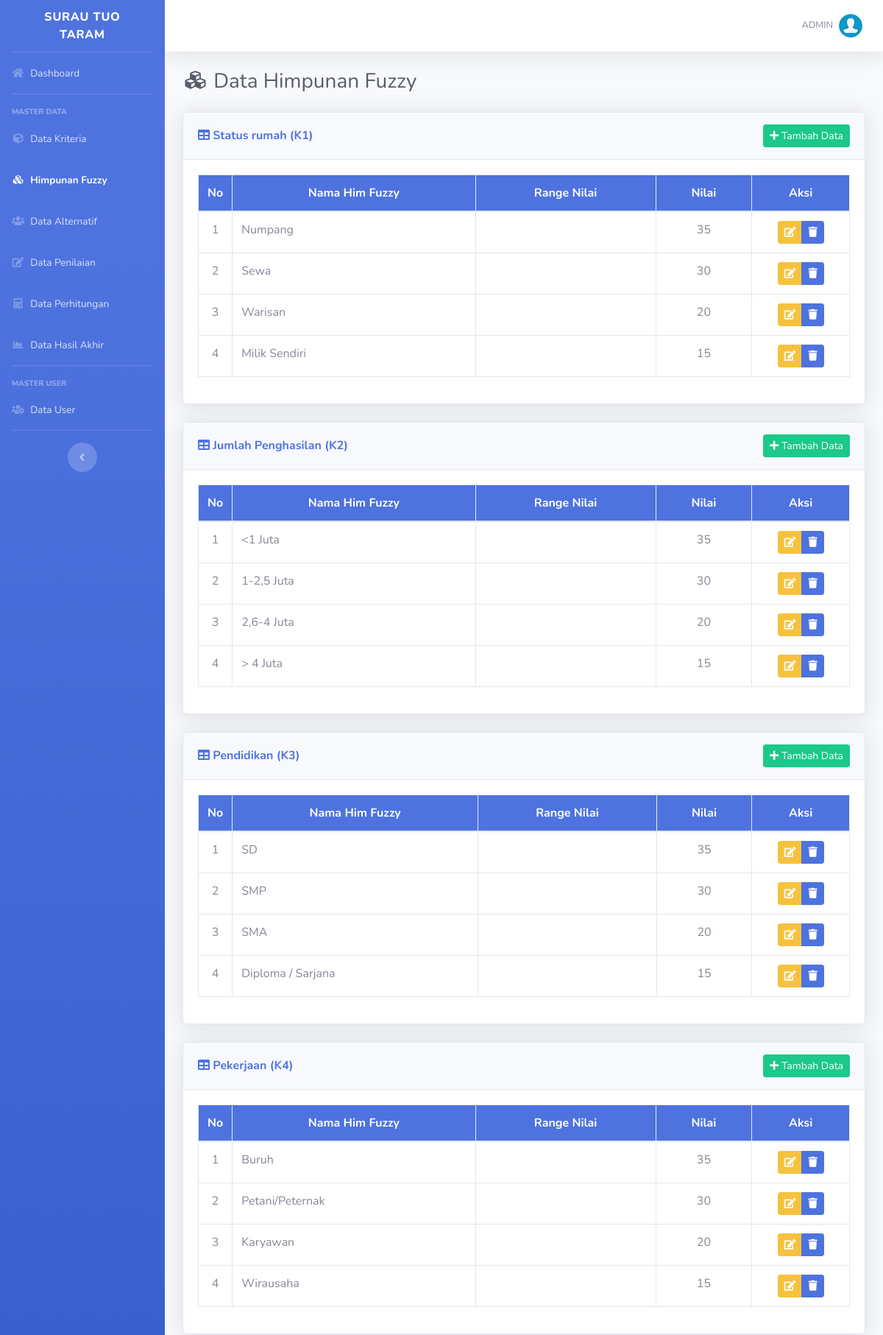
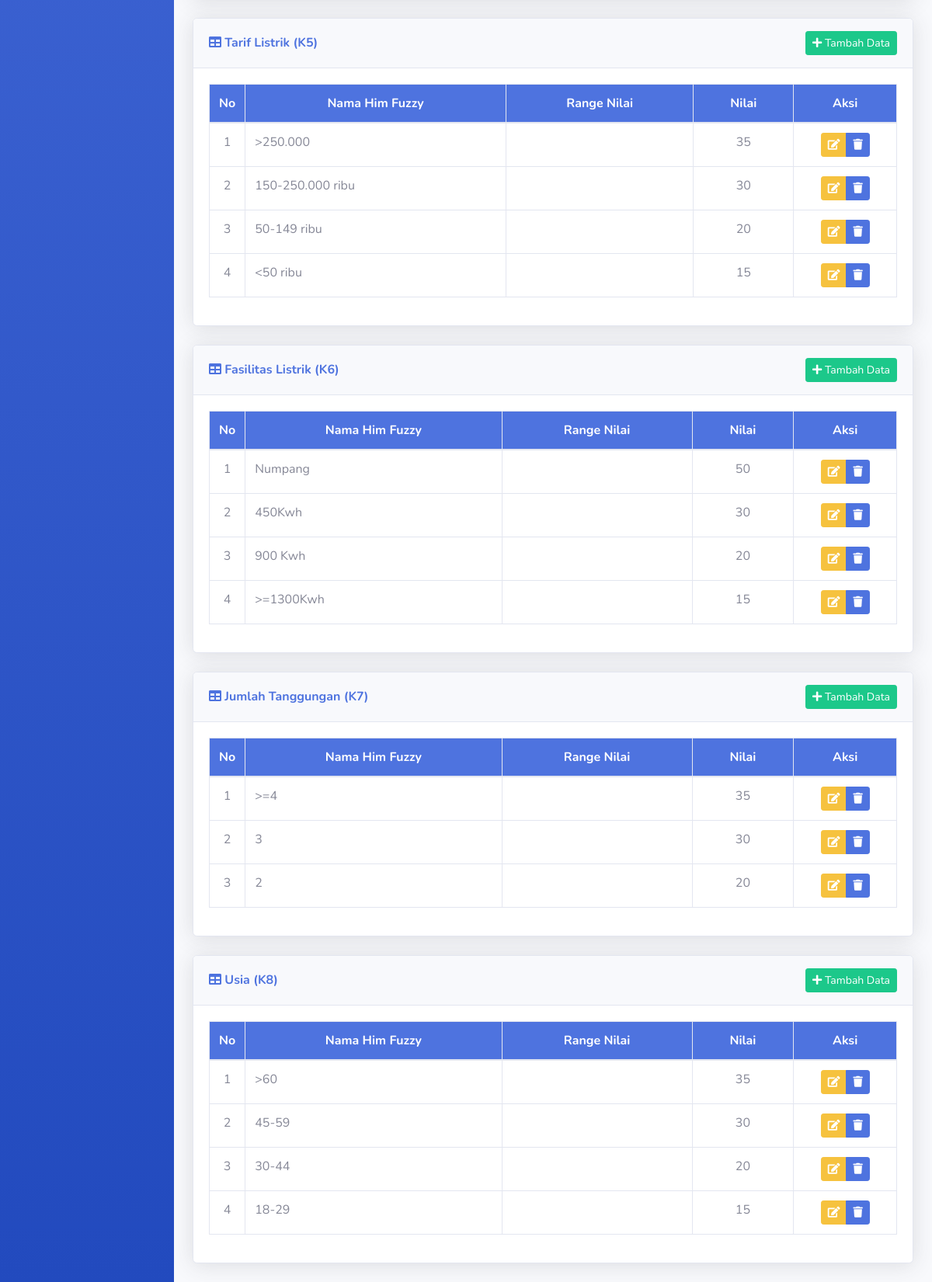
Screenshot of /bilal/list-him-fuzzy-bl.php (signed in) with the database file from the repository (2 pictures, top to bottom).
### tables this page shows
CREATE TABLE `kriteria` (
  `id_kriteria` int(11) NOT NULL,
  `kode_kriteria` varchar(10) NOT NULL,
  `nama` varchar(50) NOT NULL,
  `type` enum('Benefit','Cost') NOT NULL,
  `bobot` float NOT NULL,
  `ada_pilihan` tinyint(1) DEFAULT NULL
);

CREATE TABLE `sub_kriteria` (
  `id_sub_kriteria` int(11) NOT NULL,
  `id_kriteria` int(11) NOT NULL,
  `nama` varchar(50) NOT NULL,
  `nilai` float NOT NULL
);

### bilal/includes/functions.php (called while the page is built, shortened)
<?php
function get_role() {
	if(isset($_SESSION['user_id']) && isset($_SESSION['role'])) {
		if($_SESSION['role'] == '1') {
			return 'admin';
		} else {
			return 'user';
		}
	} else {
		return false;
	}
}
?>

### bilal/list-him-fuzzy-bl.php (the view, shortened to what this page needs)
<?php
require_once('includes/init.php');
$page = "Sub Kriteria";
require_once('template/header.php');
?>
<div class="d-sm-flex align-items-center justify-content-between mb-4">
	<h1 class="h3 mb-0 text-gray-800"><i class="fas fa-fw fa-cubes"></i> Data Himpunan Fuzzy</h1>
</div>
<?php
$query = mysqli_query($koneksi, "SELECT * FROM kriteria WHERE ada_pilihan='1' ORDER BY kode_kriteria ASC");
$cek = mysqli_num_rows($query);
if ($cek <= 0) {
?>
	<div class="card shadow mb-4">
		<div class="card-header py-3">
			<h6 class="m-0 font-weight-bold text-primary"><i class="fa fa-table"></i> Daftar Data Himpunan Fuzzy</h6>
		</div>
		<div class="card-body">
			<div class="alert alert-info">
				Cara penilaian pada kriteria berjenis input langsung semua.
			</div>
		</div>
	</div>
	<?php
} else {
	while ($data = mysqli_fetch_array($query)) {
	?>
		<div class="card shadow mb-4">
			<div class="card-header py-3">
				<div class="d-sm-flex align-items-center justify-content-between">
					<h6 class="m-0 font-weight-bold text-primary"><i class="fa fa-table"></i> <?= $data['nama'] . " (" . $data['kode_kriteria'] . ")" ?></h6>
					<a href="#tambah<?= $data['id_kriteria']; ?>" data-toggle="modal" class="btn btn-sm btn-success"> <i class="fa fa-plus"></i> Tambah Data </a>
				</div>
			</div>
			<div class="card-body">
				<div class="table-responsive">
					<table class="table table-bordered" width="100%" cellspacing="0">
						<thead class="bg-primary text-white">
							<tr align="center">
								<th width="5%">No</th>
								<th>Nama Him Fuzzy</th>
								<th>Range Nilai</th>
								<th>Nilai</th>
								<th width="15%">Aksi</th>
							</tr>
						</thead>
						<tbody>
							<?php
							$no = 1;
							$id_kriteria = $data['id_kriteria'];
							$q = mysqli_query($koneksi, "SELECT * FROM sub_kriteria WHERE id_kriteria = '$id_kriteria' ORDER BY nilai DESC");
							while ($d = mysqli_fetch_array($q)) {
							?>
								<tr align="center">
									<td><?= $no ?></td>
									<td align="left"><?= $d['nama'] ?></td>
									<td><?= $d['range_imam'] ?></td>
									<td><?= $d['nilai'] ?></td>
									<td>
										<div class="btn-group" role="group">
											<a data-toggle="modal" title="Edit Data" href="#editsk<?= $d['id_sub_kriteria'] ?>" class="btn btn-warning btn-sm"><i class="fa fa-edit"></i></a>
											<a data-toggle="tooltip" data-placement="bottom" title="Hapus Data" href="hapus-sub-kriteria.php?id=<?php echo $d['id_sub_kriteria']; ?>" onclick="return confirm ('Apakah anda yakin untuk meghapus data ini')" class="btn btn-primary btn-sm"><i class="fa fa-trash"></i></a>
										</div>
									</td>
								</tr>
							<?php
								$no++;
							}
							?>
						</tbody>
					</table>
				</div>
			</div>
		</div>
<?php
	}
}
require_once('template/footer.php');
?>

### bilal/template/header.php (shortened to what this page needs)
<!DOCTYPE html>
<html lang="en">
<head>
  <link href="assets/vendor/fontawesome-free/css/all.min.css" rel="stylesheet" type="text/css">
  <link href="assets/css/sb-admin-2.min.css" rel="stylesheet">
  <link href="assets/vendor/datatables/dataTables.bootstrap4.min.css" rel="stylesheet">
</head>
<body id="page-top">
  <div id="wrapper">
    <ul class="navbar-nav bg-gradient-primary sidebar sidebar-dark accordion" id="accordionSidebar">
      <a class="sidebar-brand d-flex align-items-center justify-content-center" href="index.php">
        <div class="sidebar-brand-text mx-3">Surau Tuo Taram</div>
      </a>
      <hr class="sidebar-divider my-0">
      <li class="nav-item <?php if ($page == "Dashboard") {
                            echo "active";
                          } ?>">
        <a class="nav-link" href="../dashboard.php">
          <i class="fas fa-fw fa-home"></i>
          <span>Dashboard</span></a>
      </li>
      <?php
      $user_role = get_role();
      if ($user_role == 'admin') {
      ?>
        <hr class="sidebar-divider">
        <div class="sidebar-heading">
          Master Data
        </div>
        <li class="nav-item <?php if ($page == "Kriteria") {
                              echo "active";
                            } ?>">
          <a class="nav-link" href="list-kriteria-bilal.php">
            <i class="fas fa-fw fa-cube"></i>
            <span>Data Kriteria</span></a>
        </li>
        <li class="nav-item <?php if ($page == "Sub Kriteria") {
                              echo "active";
                            } ?>">
          <a class="nav-link" href="list-him-fuzzy-bl.php">
            <i class="fas fa-fw fa-cubes"></i>
            <span>Himpunan Fuzzy</span></a>
        </li>
        <li class="nav-item <?php if ($page == "Alternatif") {
                              echo "active";
                            } ?>">
          <a class="nav-link" href="list-alternatif.php">
            <i class="fas fa-fw fa-users"></i>
            <span>Data Alternatif</span></a>
        </li>
        <li class="nav-item <?php if ($page == "Penilaian") {
                              echo "active";
                            } ?>">
          <a class="nav-link" href="list-penilaian-bl.php">
            <i class="fas fa-fw fa-edit"></i>
            <span>Data Penilaian</span></a>
        </li>
        <li class="nav-item <?php if ($page == "Perhitungan") {
                              echo "active";
                            } ?>">
          <a class="nav-link" href="perhitungan-bl.php">
            <i class="fas fa-fw fa-calculator"></i>
            <span>Data Perhitungan</span></a>
        </li>
        <li class="nav-item <?php if ($page == "Hasil") {
                              echo "active";
                            } ?>">
          <a class="nav-link" href="hasil-bl.php">
            <i class="fas fa-fw fa-chart-area"></i>
            <span>Data Hasil Akhir</span></a>
        </li>
        <hr class="sidebar-divider">
        <div class="sidebar-heading">
          Master User
        </div>
        <li class="nav-item <?php if ($page == "User") {
                              echo "active";
                            } ?>">
          <a class="nav-link" href="list-user.php">
            <i class="fas fa-fw fa-users-cog"></i>
            <span>Data User</span></a>
        </li>
      <?php
      }
      ?>
      <hr class="sidebar-divider d-none d-md-block">
      <div class="text-center d-none d-md-inline">
        <button class="rounded-circle border-0" id="sidebarToggle"></button>
      </div>
    </ul>
    <div id="content-wrapper" class="d-flex flex-column">
      <div id="content">
        <nav class="navbar navbar-expand navbar-light bg-white topbar mb-4 static-top shadow">
          <ul class="navbar-nav ml-auto">
            <li class="nav-item dropdown no-arrow">
              <a class="nav-link dropdown-toggle" href="#" id="userDropdown" role="button" data-toggle="dropdown" aria-haspopup="true" aria-expanded="false">
                <span class="text-uppercase mr-2 d-none d-lg-inline text-gray-600 small">
                  <?php
                  echo $_SESSION['username'];
                  ?>
                </span>
                <img class="img-profile rounded-circle" src="assets/img/user.png">
              </a>
            </li>
          </ul>
        </nav>
        <div class="container-fluid">

### bilal/template/footer.php (shortened to what this page needs)
</div>
</div>
</div>
</body>
</html>

### rows the page displays
kriteria: nama "Status rumah", kode_kriteria "K1"
sub_kriteria: nama "Numpang", nilai "35"
sub_kriteria: nama "Sewa", nilai "30"
sub_kriteria: nama "Warisan", nilai "20"
sub_kriteria: nama "Milik Sendiri", nilai "15"
kriteria: nama "Jumlah Penghasilan", kode_kriteria "K2"
sub_kriteria: nama "<1 Juta", nilai "35"
sub_kriteria: nama "1-2,5 Juta", nilai "30"
sub_kriteria: nama "2,6-4 Juta", nilai "20"
sub_kriteria: nama "> 4 Juta", nilai "15"
kriteria: nama "Pendidikan", kode_kriteria "K3"
sub_kriteria: nama "SD", nilai "35"
sub_kriteria: nama "SMP", nilai "30"
sub_kriteria: nama "SMA", nilai "20"
sub_kriteria: nama "Diploma / Sarjana", nilai "15"
kriteria: nama "Pekerjaan", kode_kriteria "K4"
sub_kriteria: nama "Buruh", nilai "35"
sub_kriteria: nama "Petani/Peternak", nilai "30"
sub_kriteria: nama "Karyawan", nilai "20"
sub_kriteria: nama "Wirausaha", nilai "15"
kriteria: nama "Tarif Listrik", kode_kriteria "K5"
sub_kriteria: nama ">250.000", nilai "35"
sub_kriteria: nama "150-250.000 ribu", nilai "30"
sub_kriteria: nama "50-149 ribu", nilai "20"
sub_kriteria: nama "<50 ribu", nilai "15"
kriteria: nama "Fasilitas Listrik", kode_kriteria "K6"
sub_kriteria: nama "Numpang", nilai "50"
sub_kriteria: nama "450Kwh", nilai "30"
sub_kriteria: nama "900 Kwh", nilai "20"
sub_kriteria: nama ">=1300Kwh", nilai "15"
kriteria: nama "Jumlah Tanggungan", kode_kriteria "K7"
sub_kriteria: nama ">=4", nilai "35"
sub_kriteria: nama "3", nilai "30"
sub_kriteria: nama "2", nilai "20"
kriteria: nama "Usia", kode_kriteria "K8"
sub_kriteria: nama ">60", nilai "35"
sub_kriteria: nama "45-59", nilai "30"
sub_kriteria: nama "30-44", nilai "20"
sub_kriteria: nama "18-29", nilai "15"

### other values shown
$_SESSION['username'] "ADMIN"
